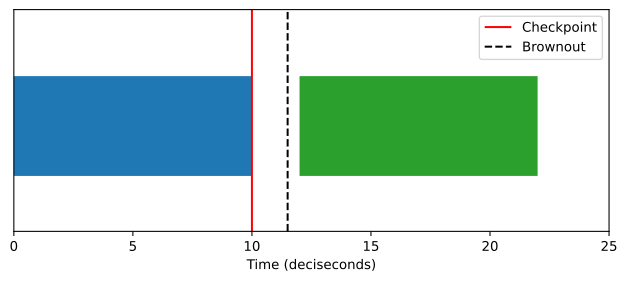

This chart was generated by the following Python code:
import os
import matplotlib.pyplot as plt
fig, ax = plt.subplots(figsize=(8, 3))
ax.broken_barh([(0, 10), (12, 10)], (10, 9), facecolors=('tab:blue', 'tab:green'))
ax.vlines(10, 5, 25, colors='r', linestyles='solid', label='Checkpoint')
ax.vlines(11.5, 5, 25, colors='k', linestyles='dashed', label='Brownout')
ax.set_ylim(5, 25)
ax.set_xlim(0, 25)
ax.set_yticks([])
ax.set_xlabel('Time (deciseconds)')
ax.legend()
out_path = os.environ.get('VISUAL_OUT_PATH', 'out.svg')
fig.savefig(out_path, format='svg', bbox_inches='tight')
plt.close(fig)
